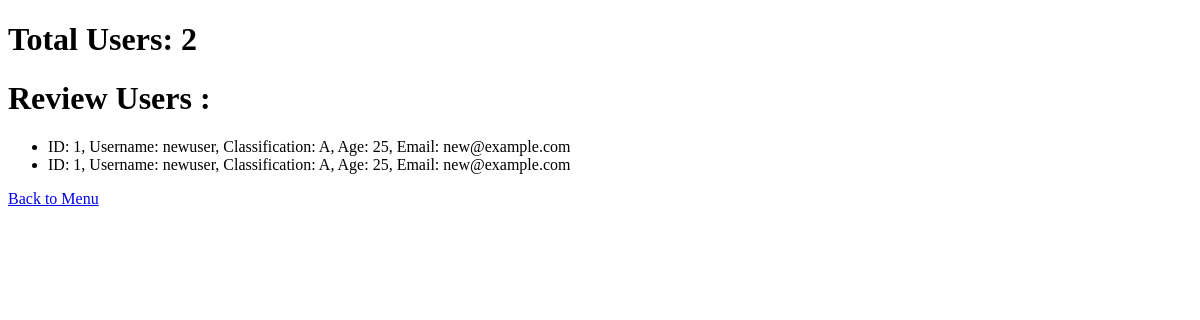
The page /review on the database as committed earlier.
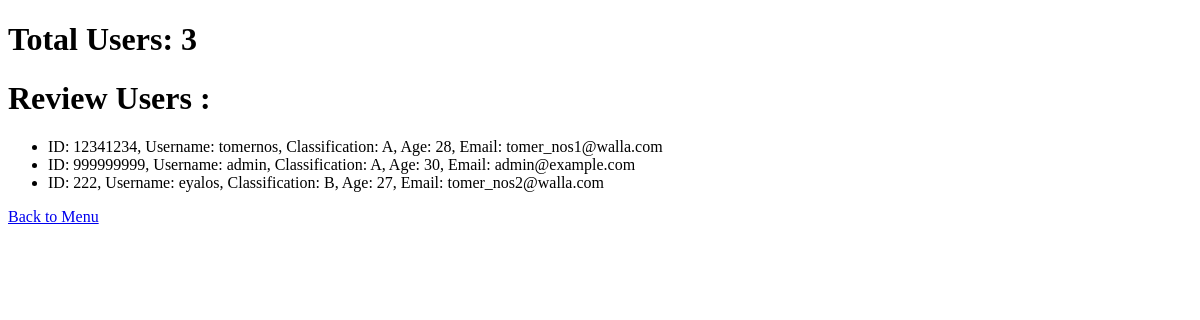
The same page on the database as committed later.
### database.py (models this page shows)
class User(Base):
    __tablename__ = "users"
    key = Column(Integer, primary_key=True, index=True)
    id = Column(String(9), unique=True, nullable=False)
    username = Column(String(55))
    password = Column(String)
    classification = Column(String(1))
    age = Column(Integer)
    email = Column(String(55))

### my_flask.py (the view)
@app.route('/review')
def review():
    users = review_users()
    total_users = count_users()
    return render_template('review.html', users=users, total_users=total_users)

### database.py (called while the page is built)
def review_users():
    db = SessionLocal()
    users = db.query(User).all()
    db.close()
    return users

def count_users():
    db = SessionLocal()
    count = db.query(User).count()
    db.close()
    return count

### templates/review.html (shortened to what this page needs)
<!DOCTYPE html>
<html>
<head>
</head>
<body>
    <h1>Total Users: {{ total_users }}</h1>
    <h1>Review Users : </h1>
    <ul>
        {% for user in users %}
        <li>ID: {{ user.id }}, Username: {{ user.username }}, Classification: {{ user.classification }}, Age: {{ user.age }}, Email: {{ user.email }}</li>
    {% endfor %}
    </ul>
    <a href="/">Back to Menu</a>
</body>
</html>

Rows that differ between the two databases and show on the page:
removed User: id "1", username "newuser", classification "A", age "25", email "new@example.com"
removed User: id "1", username "newuser", classification "A", age "25", email "new@example.com"
added User: id "12341234", username "tomernos", classification "A", age "28", email "tomer_nos1@walla.com"
added User: id "999999999", username "admin", classification "A", age "30", email "admin@example.com"
added User: id "222", username "eyalos", classification "B", age "27", email "tomer_nos2@walla.com"
Other text that changed with them:
{{ total_users }}: "2" → "3"
